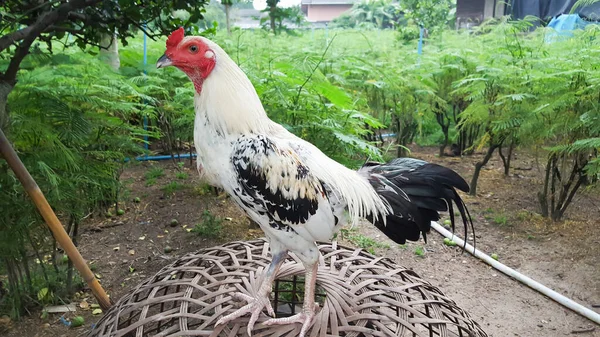
#> input picture src/data/ayam.jpg, 600 x 337 px
$ python resize.py
#> lines starting #> are read from the running program, lines starting #| are printed output that depends on the picture
import os
import cv2

img = cv2.imread(os.path.join('./data', 'ayam.jpg'))
#> img is the input picture: shape (337, 600, 3); mean B, G, R 100.1, 128.2, 115.7
img_resized = cv2.resize(img, (118,300))
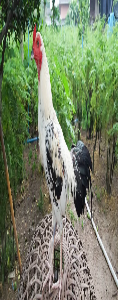
#> img_resized: shape (300, 118, 3); mean B, G, R 99.9, 128.1, 115.5

print(img.shape)
#| (337, 600, 3)
print(img_resized.shape)
#| (300, 118, 3)
cv2.imshow('img',img)
cv2.imshow('img_resized', img_resized)
cv2.waitKey(0)

$ run again, with src/data/images.jpg copied over src/data/ayam.jpg
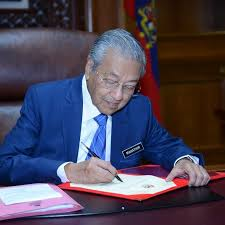
#> input picture src/data/images.jpg, 225 x 225 px
#> img is the input picture: shape (225, 225, 3); mean B, G, R 87.1, 68.6, 75
#> `img_resized = cv2.resize(img, (118,300))`:
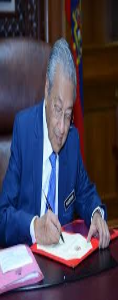
#> img_resized: shape (300, 118, 3); mean B, G, R 87, 68.5, 74.9
#| (225, 225, 3)
#| (300, 118, 3)

$ run again, with src/data/kyrie.jpg copied over src/data/ayam.jpg
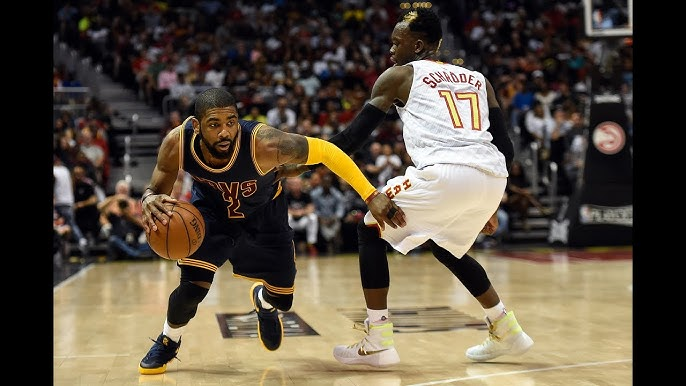
#> input picture src/data/kyrie.jpg, 686 x 386 px
#> img is the input picture: shape (386, 686, 3); mean B, G, R 65.1, 79.3, 89.8
#> `img_resized = cv2.resize(img, (118,300))`:
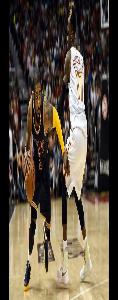
#> img_resized: shape (300, 118, 3); mean B, G, R 65.3, 79.5, 90
#| (386, 686, 3)
#| (300, 118, 3)
